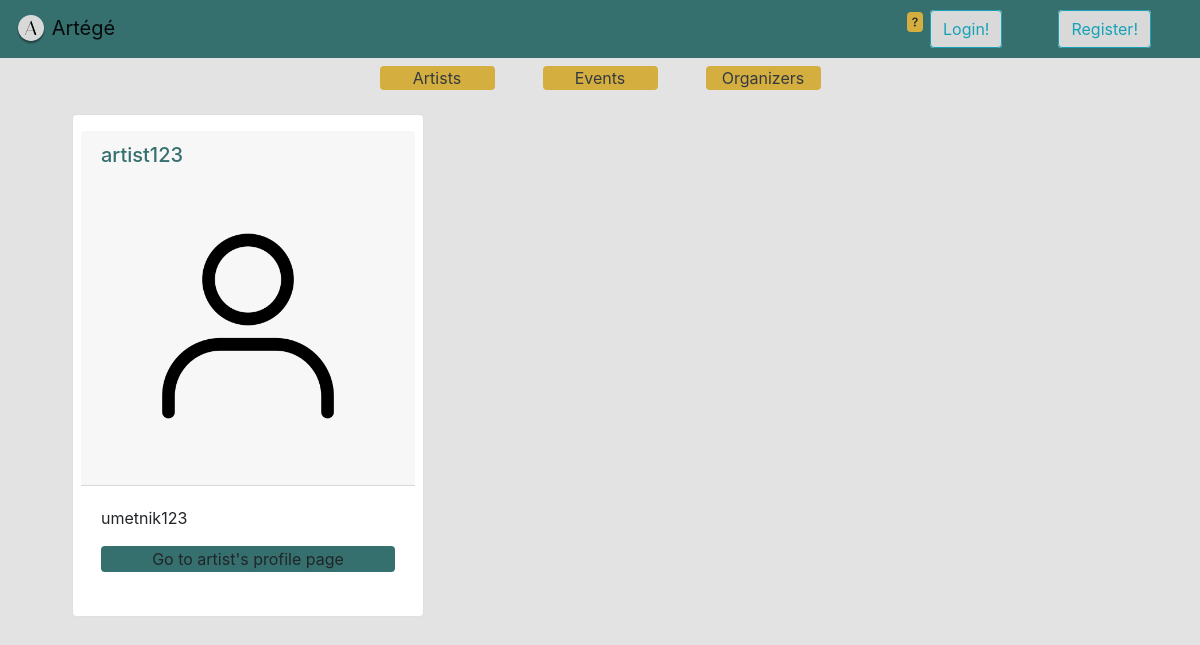
Screenshot of /artists/ with the database file from the repository.
### project_app/models.py (models this page shows)
class AppUser(AbstractUser):
    phone_number = models.CharField(max_length=255)
    bio = models.CharField(max_length=400)
    is_organizer = models.BooleanField(default=False)
    is_artist = models.BooleanField(default=False)
    image = models.ImageField(upload_to="users", default="users/person.png")

### project_app/views.py (the view)
# urls.py: path('artists/', views.artist_listing, name="artist_listing"),
def artist_listing(request):
    artists = AppUser.objects.filter(is_artist=True)
    return render(request, 'artist_listing.html', {'artists': artists})

### project_app/templates/artist_listing.html
{% extends "base_generic.html" %} {% block content %}
<div class="row mt-4 card-group mx-5 align-content-center">
    {% for artist in artists %}
    <div class="col-4 card mr-4 px-2 py-3 rounded-lg">
        <div class="card-header">
            <h5 class="card-title main-text">{{artist.username}}</h5>
            <img src="{{MEDIA_URL}}{{artist.image.url}}" class="card-img-top" alt="Artist image" style="max-width: 100%;">
        </div>
        <div class="card-body">
            <p class="card-text">{{artist.bio}}</p>
            <button class="btn rounded main-color p-0" style="width: 100%;">Go to artist's profile page</button>
            <div class="row py-1 px-3 justify-content-center">
            </div>
        </div>
    </div>
    {% endfor %}
</div>
{% endblock %}

### project_app/static/css/main.css (style rules this page uses)
.main-color { background-color: #35706F; }
.grey { background-color: #e3e3e3; }
.main-text { color: #35706F; }

### project_app/templates/base_generic.html (style rules this page uses)
.main-text { color: #35706F; }

### rows the page displays
AppUser: username "artist123", image (picture), bio "umetnik123"
